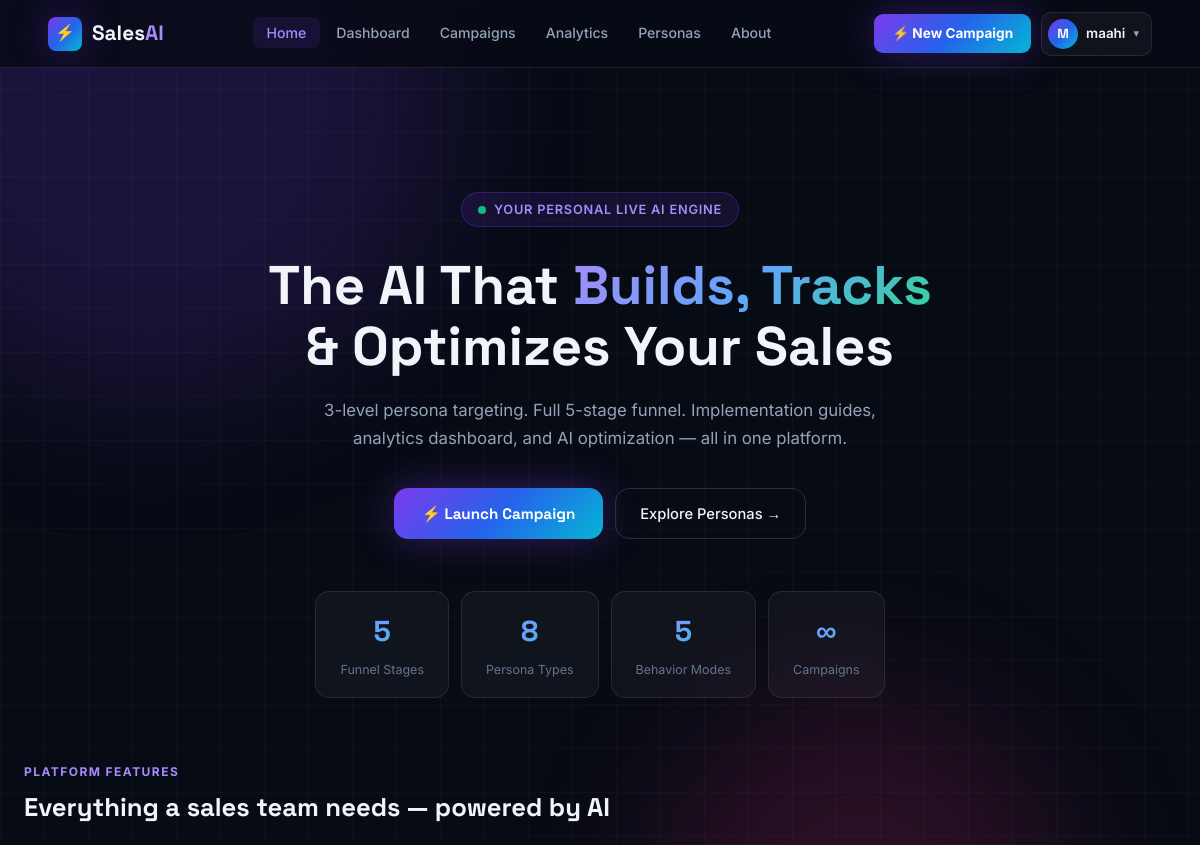
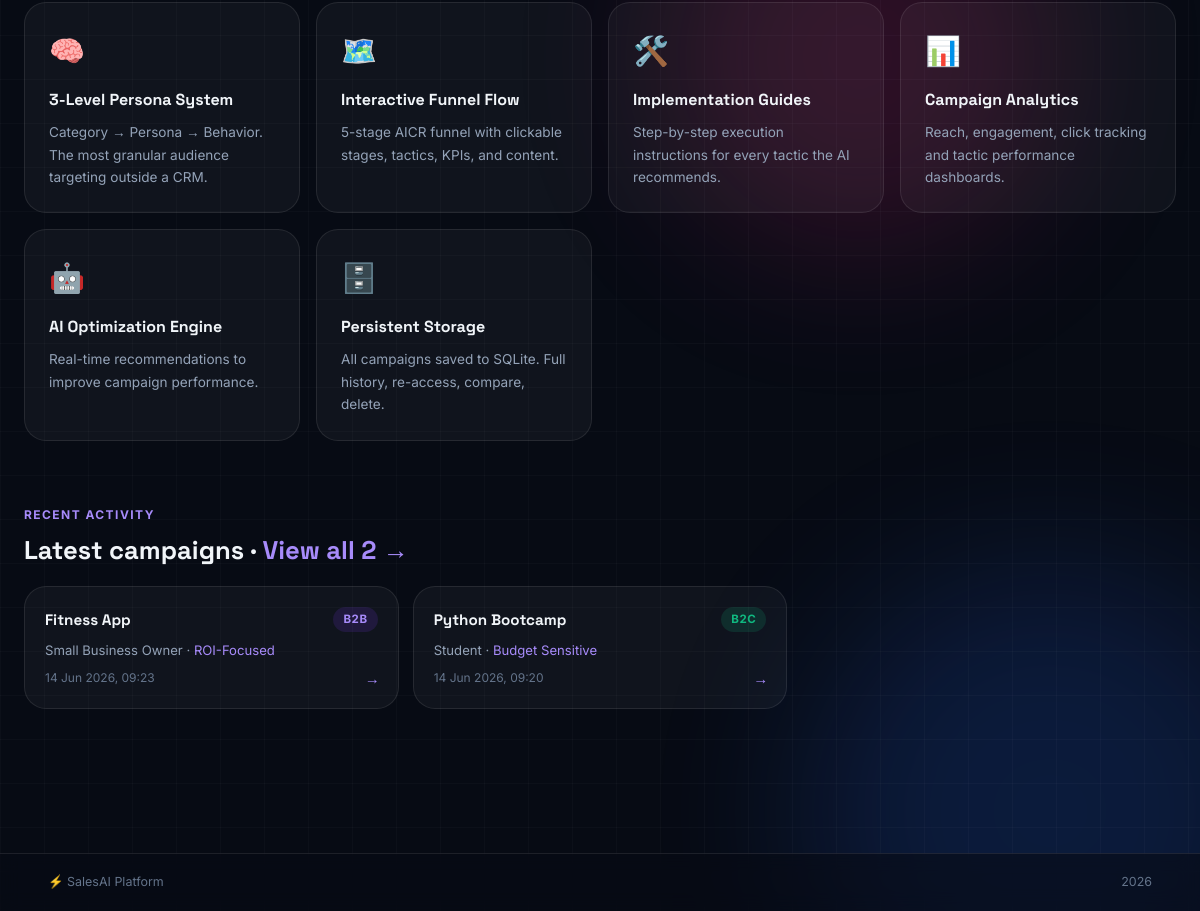
The page / (signed in) on the database its author committed (2 pictures, top to bottom).
### models.py (models this page shows, shortened)
class Base(DeclarativeBase):
    pass

class User(Base):
    __tablename__ = "users"
    id            = Column(Integer, primary_key=True)
    username      = Column(String(80),  nullable=False, unique=True)
    email         = Column(String(120), nullable=False, unique=True)
    password_hash = Column(String(256), nullable=True)   # nullable for OAuth users
    oauth_provider= Column(String(30),  nullable=True)   # google / github / None
    oauth_id      = Column(String(120), nullable=True)   # provider user id
    avatar_url    = Column(String(300), nullable=True)   # profile picture
    created_at    = Column(DateTime, default=datetime.utcnow)
    def to_dict(self):
        return {
            "id":       self.id,
            "username": self.username,
            "email":    self.email,
        }

class Campaign(Base):
    __tablename__ = "campaigns"
    id                = Column(Integer, primary_key=True)
    user_id           = Column(Integer, ForeignKey("users.id"), nullable=True)
    product_name      = Column(String(200), nullable=False)
    category          = Column(String(50),  nullable=False)
    persona           = Column(String(100), nullable=False)
    behavior          = Column(String(100), nullable=False)
    status            = Column(String(30),  default="active")
    execution_status  = Column(String(30),  default="draft")
    created_at        = Column(DateTime,    default=datetime.utcnow)
    stages          = relationship("StrategyStage",   back_populates="campaign", cascade="all, delete")
    posts           = relationship("GeneratedPost",   back_populates="campaign", cascade="all, delete")
    analytics       = relationship("Analytics",       back_populates="campaign", uselist=False, cascade="all, delete")
    recommendations = relationship("Recommendation",  back_populates="campaign", cascade="all, delete")
    def to_dict(self):
        return {
            "id":               self.id,
            "user_id":          self.user_id,
            "product_name":     self.product_name,
            "category":         self.category,
            "persona":          self.persona,
            "behavior":         self.behavior,
            "status":           self.status,
            "execution_status": self.execution_status,
            "created_at":       self.created_at.strftime("%d %b %Y, %H:%M"),
        }

### routes/main_routes.py (the view)
@main_bp.route("/")
@login_required
def home():
    uid       = current_uid()
    campaigns = get_all_campaigns(user_id=uid)
    return render_template("home.html", campaigns=campaigns[:3],
                           total=len(campaigns), user=current_user())

### routes/main_routes.py (called while the page is built)
def login_required(f):
    @wraps(f)
    def decorated(*args, **kwargs):
        if "user_id" not in session:
            return redirect(url_for("main.login_page", next=request.path))
        return f(*args, **kwargs)
    return decorated

def current_user():
    uid = session.get("user_id")
    return get_user_by_id(uid) if uid else None

def current_uid():
    return session.get("user_id")

### services/auth_service.py (called while the page is built)
def get_user_by_id(user_id: int) -> dict | None:
    db = Session()
    try:
        user = db.query(User).filter_by(id=user_id).first()
        return user.to_dict() if user else None
    finally:
        db.close()

### services/strategy_service.py (called while the page is built)
def get_all_campaigns(user_id=None):
    db = Session()
    try:
        q = db.query(Campaign).order_by(Campaign.created_at.desc())
        if user_id is not None:
            q = q.filter_by(user_id=user_id)
        return [c.to_dict() for c in q.all()]
    finally:
        db.close()

### templates/home.html (shortened to what this page needs)
{% extends "base.html" %}
{% block content %}
<section class="hero">
  <div class="hero-badge"><span class="live-dot"></span>Your Personal Live AI Engine</div>
  <h1 class="hero-h1">The AI That <span class="g-text">Builds, Tracks</span><br>& Optimizes Your Sales</h1>
  <p class="hero-p">3-level persona targeting. Full 5-stage funnel. Implementation guides, analytics dashboard, and AI optimization — all in one platform.</p>
  <div class="hero-btns">
    <a href="/dashboard" class="btn-neon">⚡ Launch Campaign</a>
    <a href="/personas"  class="btn-outline-lg">Explore Personas →</a>
  </div>
  <div class="hero-metrics">
    <div class="hm-card"><div class="hm-num">5</div><div class="hm-lbl">Funnel Stages</div></div>
    <div class="hm-card"><div class="hm-num">8</div><div class="hm-lbl">Persona Types</div></div>
    <div class="hm-card"><div class="hm-num">5</div><div class="hm-lbl">Behavior Modes</div></div>
    <div class="hm-card"><div class="hm-num">∞</div><div class="hm-lbl">Campaigns</div></div>
  </div>
</section>
<section class="home-sec">
  <div class="eyebrow">Platform Features</div>
  <h2 class="sec-h2">Everything a sales team needs — powered by AI</h2>
  <div class="feat-grid">
    <div class="feat-card">
      <div class="fc-icon">🧠</div>
      <h3>3-Level Persona System</h3>
      <p>Category → Persona → Behavior. The most granular audience targeting outside a CRM.</p>
    </div>
    <div class="feat-card">
      <div class="fc-icon">🗺️</div>
      <h3>Interactive Funnel Flow</h3>
      <p>5-stage AICR funnel with clickable stages, tactics, KPIs, and content.</p>
    </div>
    <div class="feat-card">
      <div class="fc-icon">🛠️</div>
      <h3>Implementation Guides</h3>
      <p>Step-by-step execution instructions for every tactic the AI recommends.</p>
    </div>
    <div class="feat-card">
      <div class="fc-icon">📊</div>
      <h3>Campaign Analytics</h3>
      <p>Reach, engagement, click tracking and tactic performance dashboards.</p>
    </div>
    <div class="feat-card">
      <div class="fc-icon">🤖</div>
      <h3>AI Optimization Engine</h3>
      <p>Real-time recommendations to improve campaign performance.</p>
    </div>
    <div class="feat-card">
      <div class="fc-icon">🗄️</div>
      <h3>Persistent Storage</h3>
      <p>All campaigns saved to SQLite. Full history, re-access, compare, delete.</p>
    </div>
  </div>
</section>
{% if campaigns %}
<section class="home-sec">
  <div class="eyebrow">Recent Activity</div>
  <h2 class="sec-h2">Latest campaigns · <a href="/campaigns" class="link-accent">View all {{ total }} →</a></h2>
  <div class="recent-campaigns">
    {% for c in campaigns %}
    <a href="/campaigns/{{ c.id }}" class="rc-card">
      <div class="rc-top">
        <span class="rc-product">{{ c.product_name }}</span>
        <span class="rc-cat-badge {{ c.category|lower }}">{{ c.category }}</span>
      </div>
      <div class="rc-meta">{{ c.persona }} · <span class="rc-beh">{{ c.behavior }}</span></div>
      <div class="rc-time">{{ c.created_at }}</div>
      <div class="rc-arrow">→</div>
    </a>
    {% endfor %}
  </div>
</section>
{% endif %}
{% endblock %}

### templates/base.html (shortened to what this page needs)
<!DOCTYPE html>
<html lang="en">
<head>
  <link rel="stylesheet" href="/static/css/style.css"/>
  <link rel="stylesheet" href="/static/css/auth.css"/>
</head>
<body>
<div class="ambient" aria-hidden="true">
  <div class="orb o1"></div>
  <div class="orb o2"></div>
  <div class="orb o3"></div>
  <div class="grid-overlay"></div>
</div>
<nav class="navbar" id="navbar">
  <a href="/" class="nav-brand">
    <div class="brand-icon"><span>⚡</span></div>
    <span class="brand-name">Sales<em>AI</em></span>
  </a>
  <ul class="nav-menu" id="nav-menu">
    <li><a href="/"          class="nm-link {% if request.path=='/' %}active{% endif %}">Home</a></li>
    <li><a href="/dashboard" class="nm-link {% if request.path=='/dashboard' %}active{% endif %}">Dashboard</a></li>
    <li><a href="/campaigns" class="nm-link {% if request.path=='/campaigns' %}active{% endif %}">Campaigns</a></li>
    <li><a href="/analytics" class="nm-link {% if request.path=='/analytics' %}active{% endif %}">Analytics</a></li>
    <li><a href="/personas"  class="nm-link {% if request.path=='/personas' %}active{% endif %}">Personas</a></li>
    <li><a href="/about"     class="nm-link {% if request.path=='/about' %}active{% endif %}">About</a></li>
  </ul>
  <div class="nav-end">
    <a href="/dashboard" class="nav-cta-btn">⚡ New Campaign</a>
    {% if session.user_id %}
    <div class="user-menu">
      <div class="um-trigger" onclick="this.parentElement.classList.toggle('open')">
        <div class="um-avatar">{{ session.username[0]|upper }}</div>
        <span class="um-name">{{ session.username }}</span>
        <span class="um-caret">▾</span>
      </div>
    </div>
    {% else %}
    <a href="/login" class="nav-login-btn">Sign In</a>
    {% endif %}
  </div>
</nav>
<main class="main-wrap">
  {% block content %}{% endblock %}
</main>
<footer class="footer">
  <span>⚡ SalesAI Platform</span>
  <span>2026</span>
</footer>
</body>
</html>

### static/css/auth.css (style rules this page uses)
.user-menu { position: relative; z-index: 200; }
.um-trigger { display: flex; align-items: center; gap: 8px; background: var(--surface); border: 1px solid var(--border); border-radius: 10px; padding: 6px 12px 6px 6px; cursor: pointer; transition: var(--transition); user-select: none; }
.um-avatar { width: 30px; height: 30px; border-radius: 50%; background: var(--grad-main); display: flex; align-items: center; justify-content: center; font-family: 'Space Grotesk', sans-serif; font-size: .82rem; font-weight: 800; color: #fff; flex-shrink: 0; }
.um-name { font-size: .84rem; font-weight: 600; color: var(--text); max-width: 80px; overflow: hidden; text-overflow: ellipsis; white-space: nowrap; }
.um-caret { font-size: .7rem; color: var(--muted2); transition: transform .2s; }

### rows shown on the page
User: username "maahi"
Campaign: product_name "Fitness App", category "B2B", persona "Small Business Owner", behavior "ROI-Focused", created_at "14 Jun 2026, 09:23"
Campaign: product_name "Python Bootcamp", category "B2C", persona "Student", behavior "Budget Sensitive", created_at "14 Jun 2026, 09:20"

### other values the page prints
{{ session.username[0]|upper }} "M"
{{ total }} "2"
